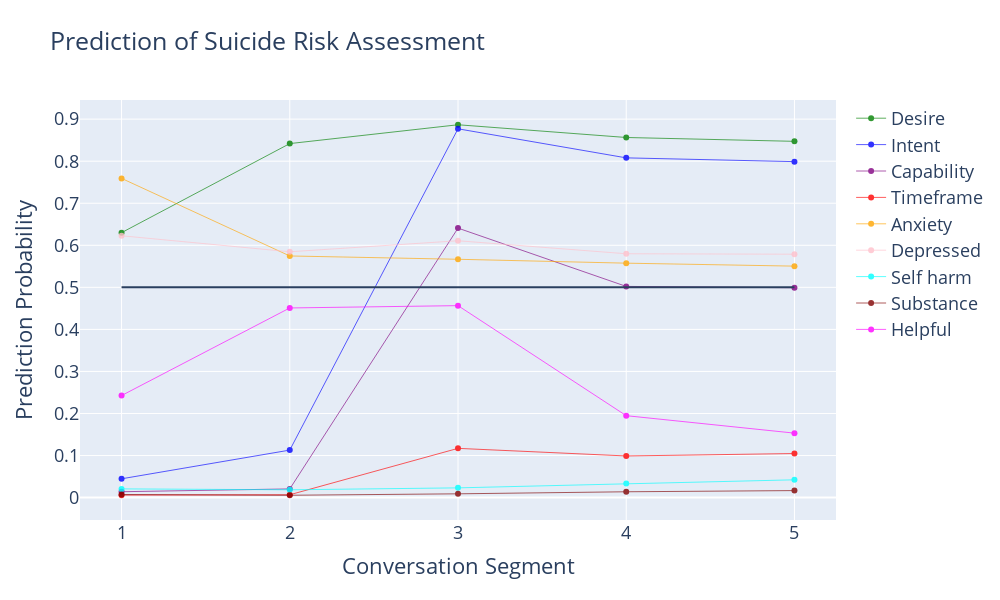

Here is the notebook cell this chart was saved with:
### Code cell
make_plot(conv1)

### Figure 1 — Plotly figure (JSON) as saved in the notebook; plotly's stock layout.template omitted (floating-point values rounded to 4 significant figures)
{"data": [{"line": {"color": "green", "width": 0.8}, "name": "Desire", "opacity": 0.8, "text": ["Desire: 0.6300 <br>suicidal: 0.4435<br>thoughts: 0.1097<br>you: 0.0711<br>anxiety: -0.0518<br>m: 0.0476<br>and: 0.0424", "Desire: 0.8419 <br>suicidal: 0.4273<br>end: 0.1734<br>would: 0.0856<br>life: 0.0728<br>how: 0.0535<br>you: 0.0525", "Desire: 0.8866 <br>suicidal: 0.2917<br>end: 0.1216<br>life: 0.0765<br>you: 0.0700<br>carry: 0.0646<br>111: 0.0527", "Desire: 0.8564 <br>suicidal: 0.2987<br>end: 0.1375<br>you: 0.0839<br>life: 0.0809<br>carry: 0.0676<br>have: 0.0594", "Desire: 0.8472 <br>suicidal: 0.2968<br>end: 0.1469<br>you: 0.1067<br>life: 0.0862<br>carry: 0.0665<br>this: 0.0556"], "type": "scatter", "x": [1, 2, 3, 4, 5], "y": [0.63, 0.8419, 0.8866, 0.8564, 0.8472]}, {"line": {"color": "blue", "width": 0.8}, "name": "Intent", "opacity": 0.8, "text": ["Intent: 0.0447 <br>suicidal: 0.0183<br>m: 0.0051<br>you: 0.0051<br>thoughts: 0.0049<br>re: 0.0045<br>ve: 0.0044", "Intent: 0.1129 <br>suicidal: 0.0620<br>end: 0.0490<br>would: 0.0429<br>plan: -0.0356<br>have: 0.0311<br>pain: -0.0255", "Intent: 0.8770 <br>suicidal: 0.2099<br>carry: 0.1682<br>end: 0.1572<br>have: 0.1569<br>this: 0.1409<br>111: 0.1278", "Intent: 0.8079 <br>suicidal: 0.1881<br>carry: 0.1647<br>this: 0.1605<br>end: 0.1556<br>have: 0.1435<br>to: 0.1208", "Intent: 0.7989 <br>suicidal: 0.1968<br>carry: 0.1625<br>this: 0.1607<br>have: 0.1549<br>end: 0.1433<br>you: 0.1175"], "type": "scatter", "x": [1, 2, 3, 4, 5], "y": [0.0447, 0.1129, 0.877, 0.8079, 0.7989]}, {"line": {"color": "purple", "width": 0.8}, "name": "Capability", "opacity": 0.8, "text": ["Capability: 0.0140 <br>anxiety: 0.0029<br>suicidal: 0.0022<br>depression: 0.0020<br>ve: 0.0019<br>texter: 0.0015<br>m: 0.0014", "Capability: 0.0206 <br>end: 0.0097<br>would: 0.0076<br>plan: -0.0072<br>life: 0.0061<br>suicidal: 0.0060<br>pain: -0.0049", "Capability: 0.6408 <br>carry: 0.1555<br>111: 0.1532<br>this: 0.1334<br>have: 0.1091<br>suicidal: 0.0993<br>end: 0.0914", "Capability: 0.5022 <br>this: 0.1107<br>carry: 0.0995<br>have: 0.0977<br>to: 0.0814<br>end: 0.0739<br>suicidal: 0.0668", "Capability: 0.4991 <br>carry: 0.1121<br>this: 0.1036<br>suicidal: 0.0916<br>end: 0.0885<br>have: 0.0872<br>999: 0.0833"], "type": "scatter", "x": [1, 2, 3, 4, 5], "y": [0.01396, 0.02064, 0.6408, 0.5022, 0.4991]}, {"line": {"color": "red", "width": 0.8}, "name": "Timeframe", "opacity": 0.8, "text": ["Timeframe: 0.0059 <br>ve: 0.0015<br>anxiety: 0.0013<br>texter: 0.0010<br>counselor: -0.0008<br>thanks: -0.0006<br>depression: 0.0006", "Timeframe: 0.0068 <br>end: 0.0015<br>would: 0.0011<br>suicidal: 0.0011<br>anxiety: 0.0011<br>this: 0.0011<br>have: 0.0010", "Timeframe: 0.1171 <br>acted: -0.0449<br>carry: 0.0440<br>this: 0.0428<br>111: 0.0427<br>have: 0.0391<br>feel: -0.0333", "Timeframe: 0.0990 <br>this: 0.0329<br>carry: 0.0246<br>if: -0.0207<br>111: 0.0192<br>end: 0.0182<br>have: 0.0181", "Timeframe: 0.1048 <br>end: 0.0269<br>this: 0.0268<br>have: 0.0263<br>carry: 0.0256<br>to: 0.0220<br>feel: -0.0190"], "type": "scatter", "x": [1, 2, 3, 4, 5], "y": [0.005862, 0.006766, 0.1171, 0.09901, 0.1048]}, {"line": {"color": "orange", "width": 0.8}, "name": "Anxiety", "opacity": 0.8, "text": ["Anxiety: 0.7591 <br>anxiety: 0.5305<br>suicidal: -0.1309<br>depression: -0.0841<br>texter: 0.0611<br>counselor: 0.0316<br>and: 0.0221", "Anxiety: 0.5746 <br>anxiety: 0.4755<br>suicidal: -0.1497<br>depression: -0.0615<br>texter: 0.0571<br>end: -0.0488<br>how: -0.0300", "Anxiety: 0.5667 <br>anxiety: 0.4659<br>suicidal: -0.1449<br>depression: -0.0598<br>texter: 0.0433<br>end: -0.0425<br>this: -0.0328", "Anxiety: 0.5575 <br>anxiety: 0.4257<br>suicidal: -0.1477<br>depression: -0.0594<br>end: -0.0509<br>texter: 0.0329<br>life: -0.0308", "Anxiety: 0.5504 <br>anxiety: 0.3950<br>suicidal: -0.1422<br>depression: -0.0557<br>end: -0.0510<br>texter: 0.0382<br>you: -0.0292"], "type": "scatter", "x": [1, 2, 3, 4, 5], "y": [0.7591, 0.5746, 0.5667, 0.5575, 0.5504]}, {"line": {"color": "pink", "width": 0.8}, "name": "Depressed", "opacity": 0.8, "text": ["Depressed: 0.6226 <br>depression: 0.6212<br>anxiety: -0.1132<br>suicidal: -0.0636<br>with: -0.0277<br>manage: -0.0226<br>texter: 0.0203", "Depressed: 0.5846 <br>depression: 0.4951<br>suicidal: -0.1543<br>anxiety: -0.1238<br>end: -0.0463<br>pain: 0.0315<br>texter: 0.0258", "Depressed: 0.6108 <br>depression: 0.4730<br>suicidal: -0.1065<br>anxiety: -0.0780<br>unsafe: -0.0601<br>texter: 0.0485<br>counselor: 0.0403", "Depressed: 0.5799 <br>depression: 0.4073<br>anxiety: -0.0984<br>suicidal: -0.0956<br>unsafe: -0.0630<br>plan: 0.0385<br>counselor: 0.0281", "Depressed: 0.5788 <br>depression: 0.4048<br>suicidal: -0.0924<br>unsafe: -0.0825<br>anxiety: -0.0759<br>plan: 0.0469<br>texter: 0.0356"], "type": "scatter", "x": [1, 2, 3, 4, 5], "y": [0.6226, 0.5846, 0.6108, 0.5799, 0.5788]}, {"line": {"color": "cyan", "width": 0.8}, "name": "Self harm", "opacity": 0.8, "text": ["Self harm: 0.0207 <br>suicidal: 0.0054<br>ve: 0.0031<br>thoughts: 0.0025<br>m: 0.0021<br>depression: -0.0021<br>counselor: -0.0020", "Self harm: 0.0186 <br>suicidal: 0.0034<br>you: 0.0029<br>anxiety: 0.0021<br>thoughts: 0.0020<br>end: 0.0017<br>counselor: 0.0014", "Self harm: 0.0231 <br>anxiety: 0.0047<br>suicidal: -0.0039<br>counselor: 0.0038<br>texter: 0.0038<br>have: 0.0035<br>feel: -0.0031", "Self harm: 0.0336 <br>suicidal: -0.0072<br>counselor: 0.0056<br>unsafe: 0.0054<br>texter: 0.0052<br>anxiety: 0.0042<br>helps: 0.0042", "Self harm: 0.0423 <br>unsafe: 0.0126<br>counselor: 0.0089<br>you: 0.0083<br>suicidal: -0.0074<br>texter: 0.0073<br>depression: -0.0054"], "type": "scatter", "x": [1, 2, 3, 4, 5], "y": [0.02073, 0.01857, 0.02313, 0.0336, 0.04229]}, {"line": {"color": "maroon", "width": 0.8}, "name": "Substance", "opacity": 0.8, "text": ["Substance: 0.0073 <br>suicidal: -0.0027<br>anxiety: 0.0023<br>ve: 0.0019<br>counselor: -0.0017<br>depression: 0.0017<br>texter: 0.0010", "Substance: 0.0056 <br>anxiety: 0.0016<br>suicidal: -0.0011<br>you: 0.0009<br>depression: 0.0007<br>s: 0.0006<br>counselor: 0.0005", "Substance: 0.0090 <br>anxiety: 0.0035<br>suicidal: -0.0028<br>this: 0.0019<br>counselor: 0.0018<br>have: 0.0013<br>acted: -0.0011", "Substance: 0.0138 <br>anxiety: 0.0040<br>suicidal: -0.0035<br>nothing: 0.0023<br>counselor: 0.0022<br>helps: 0.0022<br>this: 0.0020", "Substance: 0.0167 <br>anxiety: 0.0049<br>suicidal: -0.0034<br>counselor: 0.0032<br>helps: 0.0027<br>this: 0.0027<br>nothing: 0.0024"], "type": "scatter", "x": [1, 2, 3, 4, 5], "y": [0.007345, 0.005582, 0.00898, 0.01385, 0.01667]}, {"line": {"color": "magenta", "width": 0.8}, "name": "Helpful", "opacity": 0.8, "text": ["Helpful: 0.2427 <br>suicidal: -0.1581<br>texter: -0.0980<br>re: -0.0967<br>thanks: 0.0910<br>tried: -0.0853<br>through: -0.0759", "Helpful: 0.4510 <br>you: -0.0704<br>texter: -0.0652<br>counselor: -0.0636<br>angry: -0.0631<br>thank: 0.0457<br>thanks: 0.0456", "Helpful: 0.4565 <br>unsafe: -0.0595<br>you: -0.0534<br>texter: -0.0511<br>thank: 0.0484<br>counselor: -0.0448<br>this: -0.0439", "Helpful: 0.1948 <br>nothing: -0.1130<br>t: -0.0858<br>helps: -0.0752<br>unsafe: -0.0526<br>texter: -0.0500<br>don: -0.0478", "Helpful: 0.1533 <br>nothing: -0.1021<br>t: -0.0989<br>counselor: -0.0674<br>help: -0.0659<br>don: -0.0619<br>unsafe: -0.0570"], "type": "scatter", "x": [1, 2, 3, 4, 5], "y": [0.2427, 0.451, 0.4565, 0.1948, 0.1533]}], "layout": {"font": {"size": 18}, "height": 600, "shapes": [{"type": "line", "x0": 1, "x1": 5, "y0": 0.5, "y1": 0.5}], "title": {"text": "Prediction of Suicide Risk Assessment"}, "width": 1000, "xaxis": {"dtick": 1, "title": {"text": "Conversation Segment"}}, "yaxis": {"title": {"text": "Prediction Probability"}}}}
